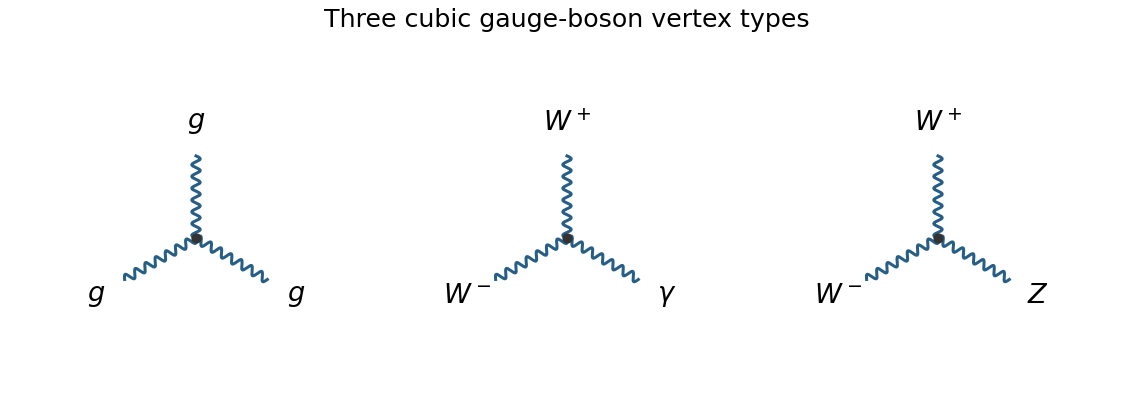

Write Python code to recreate this figure.
"""Original solution diagrams for the 2022 Particle and Nuclear Physics exam.

Writes the PNG basename into the current working directory.
Dependencies are declared in the repository pyproject.toml.
Tested: Python 3.14.4, NumPy 2.3.5, Matplotlib 3.10.7.
"""
from pathlib import Path
import matplotlib
matplotlib.use("Agg")
import matplotlib.pyplot as plt
import numpy as np


def wavy(ax, start, finish, amplitude=0.037):
    start, finish = np.array(start), np.array(finish)
    delta = finish - start
    normal = np.array([-delta[1], delta[0]]) / np.linalg.norm(delta)
    t = np.linspace(0, 1, 240)
    wave = start[:, None] + delta[:, None] * t + amplitude * normal[:, None] * np.sin(14 * np.pi * t)
    ax.plot(wave[0], wave[1], color="#275e85", linewidth=1.55)


def main():
    vertices = [['$g$', '$g$', '$g$'], ['$W^+$', '$W^-$', '$\\gamma$'], ['$W^+$', '$W^-$', '$Z$']]
    ncols = 3
    nrows = (len(vertices) + ncols - 1) // ncols
    fig, axs = plt.subplots(nrows, ncols, figsize=(8.1, 2.9 * nrows), squeeze=False)
    for ax, names in zip(axs.flat, vertices):
        angle = np.linspace(np.pi / 2, np.pi / 2 + 2 * np.pi, len(names), endpoint=False)
        for theta, name in zip(angle, names):
            endpoint = 0.73 * np.array([np.cos(theta), np.sin(theta)])
            wavy(ax, (0, 0), endpoint)
            label = 1.02 * np.array([np.cos(theta), np.sin(theta)])
            ax.text(*label, name, ha="center", va="center", fontsize=14)
        ax.scatter([0], [0], color="#333333", s=18, zorder=5)
        ax.set_xlim(-1.3, 1.3)
        ax.set_ylim(-1.3, 1.3)
        ax.set_aspect("equal")
        ax.axis("off")
    for ax in list(axs.flat)[len(vertices):]:
        ax.axis("off")
    fig.suptitle('Three cubic gauge-boson vertex types', fontsize=13)
    fig.tight_layout(rect=(0, 0, 1, 0.94))
    fig.savefig(Path(__file__).with_suffix(".png").name, dpi=140, facecolor="white")
    plt.close(fig)


if __name__ == "__main__":
    main()
